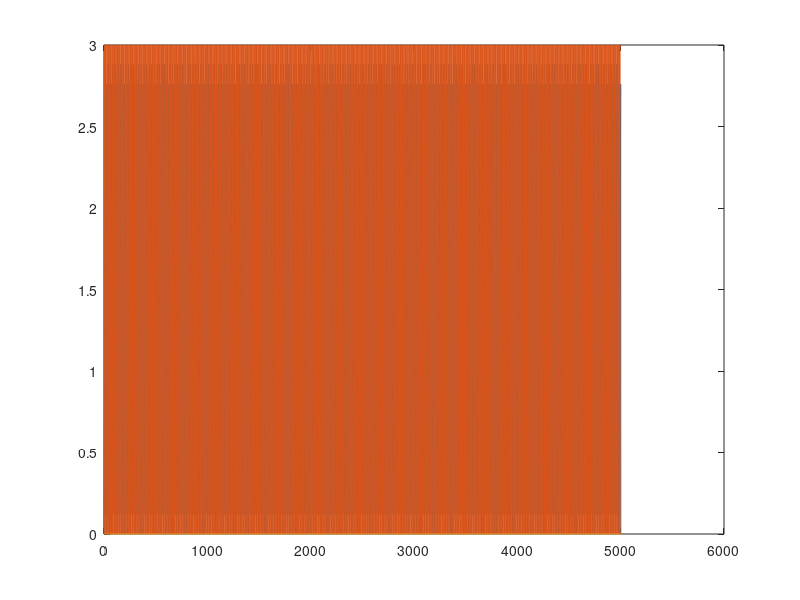

Source code (MATLAB):
%perform pulse width modulation
%X = input sig to be modulated
%swth = sawtooth wave to be used as comparator
%Vdc = offset V added on to input sig

%function [Y] = pwm(X, swth, high, Vdc, t, t_off, f, Fs)
Fc = 5000;
tfine = 0:1/Fc:1;
n = length(tfine);
X = zeros(n, 1);
f = 400;
t_off = 0;
fit_sawtooth = @(t, t_off, f, lb, ub) sawtooth(2*pi*f*(t-t_off))*(ub+lb)/2 + (ub+lb)/2;
swth = fit_sawtooth(tfine, t_off, f, 0, 3);
Vdc = 0;
high = 3;

Y = zeros(n, 1);
max_Dc = 50; % maximum duty cycle for dead time control
max_high_t = max_Dc/(100*f);
max_high_i = round(max_high_t*Fc);
i_off = round(t_off * Fc);
i_period = round(Fc/f);
high_count = 0;
stay_low = 0;
for i=1:n;
   %get start of a period
    if (i > 1) 
        if swth(i) < swth(i-1)
            high_count = 0;
            stay_low = 0;
        end
    end

    %condition for high
    if (swth(i) > X(i)+Vdc) && (X(i) + Vdc >= 0)
        Y(i) = high;
        high_count = high_count + 1;
            
        if high_count > max_high_i
            stay_low = 1;
            Y(i) = 0;
            high_count = 0;
           
         end

        if stay_low == 1
            Y(i)=0;
        end
   
    end
        
        
end
index = 1:n;
plot(index, swth, index, Y, index, X)

